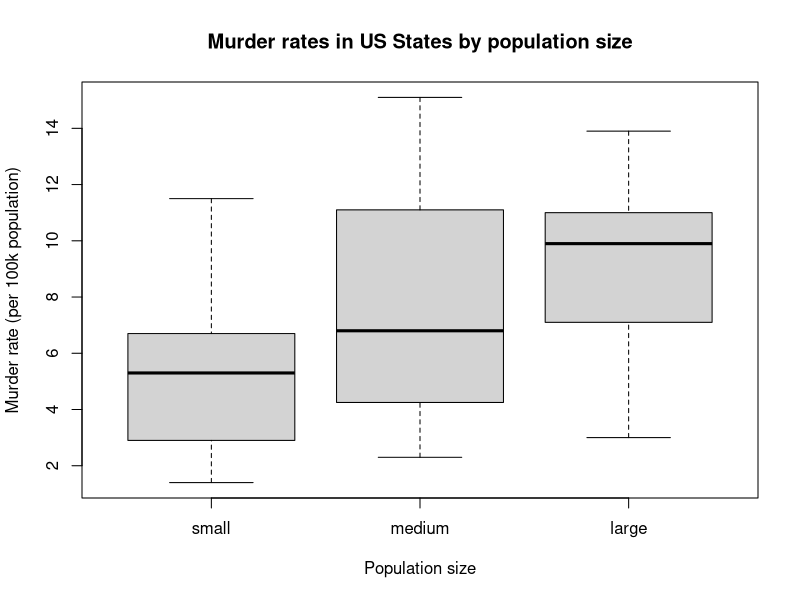
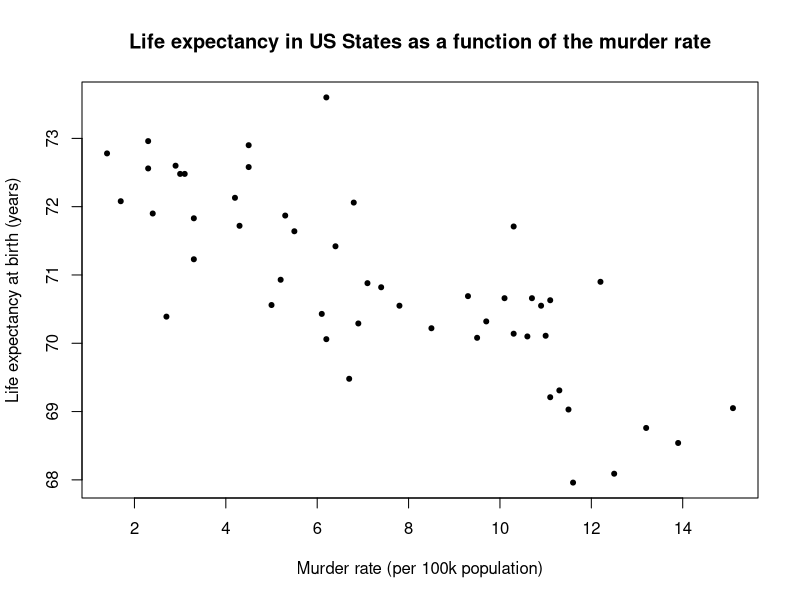

Reproduce these figures in R, in order.
d <-  as.data.frame(state.x77)
library(dplyr)
d <- rename(d, HS_Grad = "HS Grad", Life_Exp = "Life Exp")
d$Pop_Size <- case_when(d$Population<=2000 ~ 'small',
                             d$Population>2000 & d$Population<=4000 ~ 'medium',
                             d$Population>4000 ~'large')
d$Pop_Size <- factor(d$Pop_Size, levels = c("small","medium","large"))
plot(d$Pop_Size,d$Murder, main = "Murder rates in US States by population size",
                          xlab = "Population size",
                          ylab = "Murder rate (per 100k population)")
plot(d$Murder,d$Life_Exp, main = "Life expectancy in US States as a function of the murder rate",
     xlab = 'Murder rate (per 100k population)',
     ylab = 'Life expectancy at birth (years)',
     pch = 20)
m1 <- lm(Life_Exp~Murder,data=d)
summary(m1)

m2 <- lm(Life_Exp~Murder + HS_Grad + Pop_Size,data=d)
summary(m2)

#h)	What is the predicted life expectancy according to our model of a hypothetical state with a murder 
#rate of 3 per 100 000, 60% High School graduates, and medium population size? Show your calculation 
#and don’t use the ‘predict’ function.

3*(-0.26)+0.052*60+0.56*1+0.66*0 + 69.58


mean_Amal <- 65
sd_Amal <- 10
score_Amal <- 82

# Maximum score student's information
mean_Max <- 68
sd_Max <- 12
score_Max <- 87

# Calculate cumulative probabilities
P_Amal <- pnorm(score_Amal, mean_Amal, sd_Amal)
P_Max <- pnorm(score_Max, mean_Max, sd_Max)

P_Amal
pbinom(0,10,0.1)  #0.3486784
sum(dbinom(3:10 , 10 , 0.1))  #0.07019083
